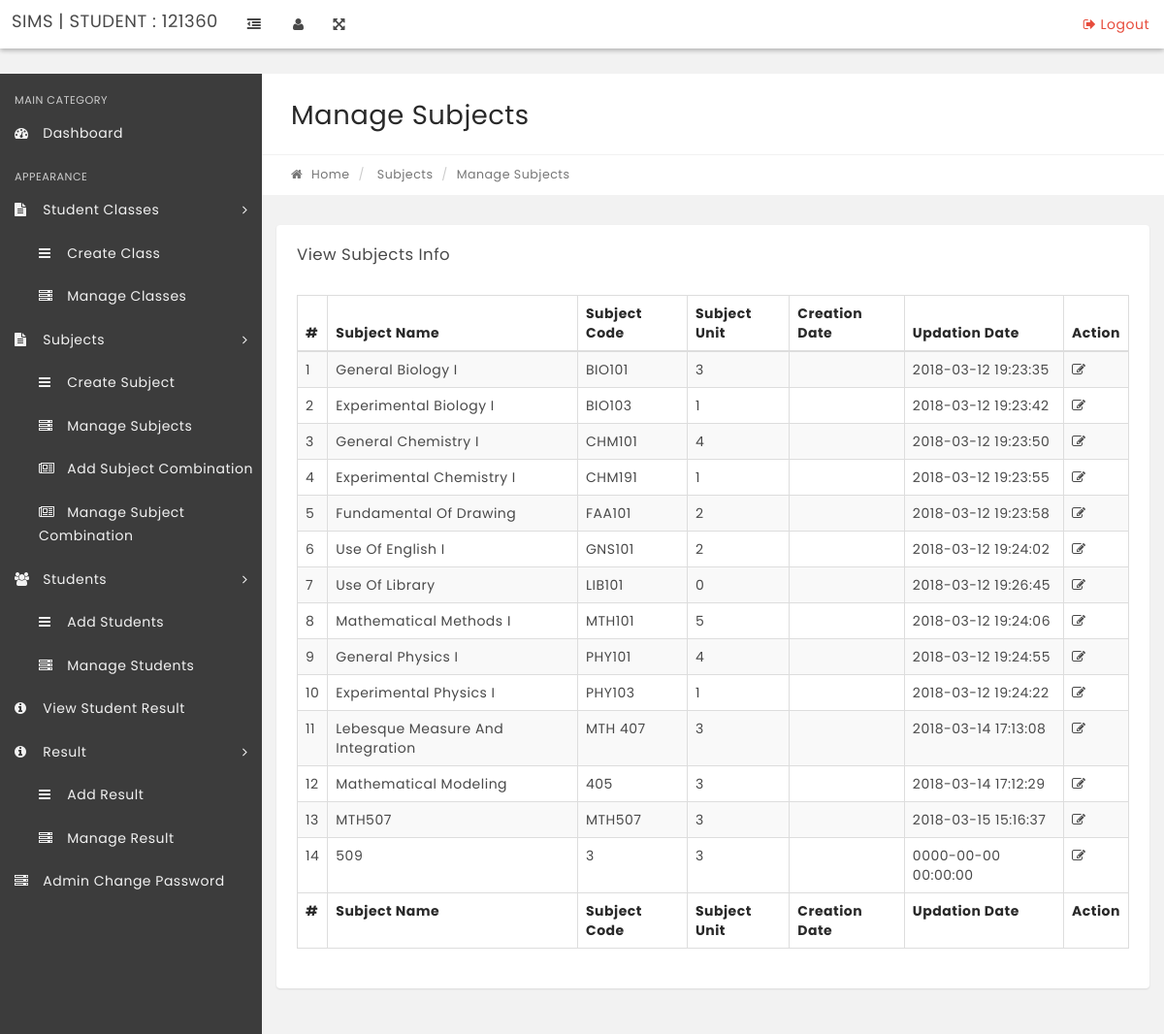
/admin/manage-subjects.php (signed in), run on the app's committed database.
### tables this page shows
CREATE TABLE IF NOT EXISTS `tblsubjects` (
  `id` int(11) NOT NULL AUTO_INCREMENT,
  `SubjectName` varchar(100) NOT NULL,
  `SubjectCode` varchar(100) NOT NULL,
  `SubjectUnit` varchar(2) NOT NULL,
  `Creationdate` timestamp NOT NULL DEFAULT CURRENT_TIMESTAMP,
  `UpdationDate` timestamp NOT NULL DEFAULT '0000-00-00 00:00:00' ON UPDATE CURRENT_TIMESTAMP,
  PRIMARY KEY (`id`)
);

### admin/manage-subjects.php (the view, shortened to what this page needs)
<?php
include('includes/config.php');
if(strlen($_SESSION['alogin'])=="")
    {
    header("Location: index.php");
    }
    else{
?>
<!DOCTYPE html>
<html lang="en">
    <head>
        <link rel="stylesheet" href="css/bootstrap.min.css" media="screen" >
        <link rel="stylesheet" href="css/font-awesome.min.css" media="screen" >
        <link rel="stylesheet" href="css/animate-css/animate.min.css" media="screen" >
        <link rel="stylesheet" href="css/lobipanel/lobipanel.min.css" media="screen" >
        <link rel="stylesheet" href="css/prism/prism.css" media="screen" >
        <link rel="stylesheet" type="text/css" href="js/DataTables/datatables.min.css"/>
        <link rel="stylesheet" href="css/main.css" media="screen" >
    </head>
    <body class="top-navbar-fixed">
        <div class="main-wrapper">
   <?php include('includes/topbar.php');?>
            <div class="content-wrapper">
                <div class="content-container">
<?php include('includes/leftbar.php');?>
                    <div class="main-page">
                        <div class="container-fluid">
                            <div class="row page-title-div">
                                <div class="col-md-6">
                                    <h2 class="title">Manage Subjects</h2>
                                </div>
                            </div>
                            <div class="row breadcrumb-div">
                                <div class="col-md-6">
                                    <ul class="breadcrumb">
            							<li><a href="dashboard.php"><i class="fa fa-home"></i> Home</a></li>
                                        <li> Subjects</li>
            							<li class="active">Manage Subjects</li>
            						</ul>
                                </div>
                            </div>
                        </div>
                        <section class="section">
                            <div class="container-fluid">
                                <div class="row">
                                    <div class="col-md-12">
                                        <div class="panel">
                                            <div class="panel-heading">
                                                <div class="panel-title">
                                                    <h5>View Subjects Info</h5>
                                                </div>
                                            </div>
                                            <div class="panel-body p-20">
                                                <table id="example" class="display table table-striped table-bordered" cellspacing="0" width="100%">
                                                    <thead>
                                                        <tr>
                                                            <th>#</th>
                                                            <th>Subject Name</th>
                                                            <th>Subject Code</th>
                                                            <th>Subject Unit</th>
                                                            <th>Creation Date</th>
                                                            <th>Updation Date</th>
                                                            <th>Action</th>
                                                        </tr>
                                                    </thead>
                                                    <tfoot>
                                                        <tr>
                                                          <th>#</th>
                                                             <th>Subject Name</th>
                                                            <th>Subject Code</th>
                                                            <th>Subject Unit</th>
                                                            <th>Creation Date</th>
                                                            <th>Updation Date</th>
                                                            <th>Action</th>
                                                        </tr>
                                                    </tfoot>
                                                    <tbody>
<?php $sql = "SELECT * from tblsubjects";
$query = $dbh->prepare($sql);
$query->execute();
$results=$query->fetchAll(PDO::FETCH_OBJ);
$cnt=1;
if($query->rowCount() > 0)
{
foreach($results as $result)
{   ?>
<tr>
 <td><?php echo htmlentities($cnt);?></td>
                                                            <td><?php echo htmlentities($result->SubjectName);?></td>
                                                            <td><?php echo htmlentities($result->SubjectCode);?></td>
                                                            <td><?php echo htmlentities($result->SubjectUnit);?></td>
                                                            <td><?php echo htmlentities($result->Creationdatsee);?></td>
                                                            <td><?php echo htmlentities($result->UpdationDate);?></td>
<td>
<a href="edit-subject.php?subjectid=<?php echo htmlentities($result->id);?>"><i class="fa fa-edit" title="Edit Record"></i> </a>
</td>
</tr>
<?php $cnt=$cnt+1;}} ?>
                                                    </tbody>
                                                </table>
                                            </div>
                                        </div>
                                    </div>
                                                </div>
                                            </div>
                                        </div>
                                    </div>
                                </div>
                            </div>
    </body>
</html>
<?php } ?>

### data on the page
tblsubjects: SubjectName "General Biology I", SubjectCode "BIO101", SubjectUnit "3", UpdationDate "2018-03-12 19:23:35"
tblsubjects: SubjectName "Experimental Biology I", SubjectCode "BIO103", SubjectUnit "1", UpdationDate "2018-03-12 19:23:42"
tblsubjects: SubjectName "General Chemistry I", SubjectCode "CHM101", SubjectUnit "4", UpdationDate "2018-03-12 19:23:50"
tblsubjects: SubjectName "Experimental Chemistry I", SubjectCode "CHM191", SubjectUnit "1", UpdationDate "2018-03-12 19:23:55"
tblsubjects: SubjectName "Fundamental Of Drawing", SubjectCode "FAA101", SubjectUnit "2", UpdationDate "2018-03-12 19:23:58"
tblsubjects: SubjectName "Use Of English I", SubjectCode "GNS101", SubjectUnit "2", UpdationDate "2018-03-12 19:24:02"
tblsubjects: SubjectName "Use Of Library", SubjectCode "LIB101", SubjectUnit "0", UpdationDate "2018-03-12 19:26:45"
tblsubjects: SubjectName "Mathematical Methods I", SubjectCode "MTH101", SubjectUnit "5", UpdationDate "2018-03-12 19:24:06"
tblsubjects: SubjectName "General Physics I", SubjectCode "PHY101", SubjectUnit "4", UpdationDate "2018-03-12 19:24:55"
tblsubjects: SubjectName "Experimental Physics I", SubjectCode "PHY103", SubjectUnit "1", UpdationDate "2018-03-12 19:24:22"
tblsubjects: SubjectName "Lebesque Measure And Integration", SubjectCode "MTH 407", SubjectUnit "3", UpdationDate "2018-03-14 17:13:08"
tblsubjects: SubjectName "Mathematical Modeling", SubjectCode "405", SubjectUnit "3", UpdationDate "2018-03-14 17:12:29"
tblsubjects: SubjectName "MTH507", SubjectCode "MTH507", SubjectUnit "3", UpdationDate "2018-03-15 15:16:37"
tblsubjects: SubjectName "509", SubjectCode "3", SubjectUnit "3", UpdationDate "0000-00-00 00:00:00"

### other printed values
$_SESSION[userid] "121360"
